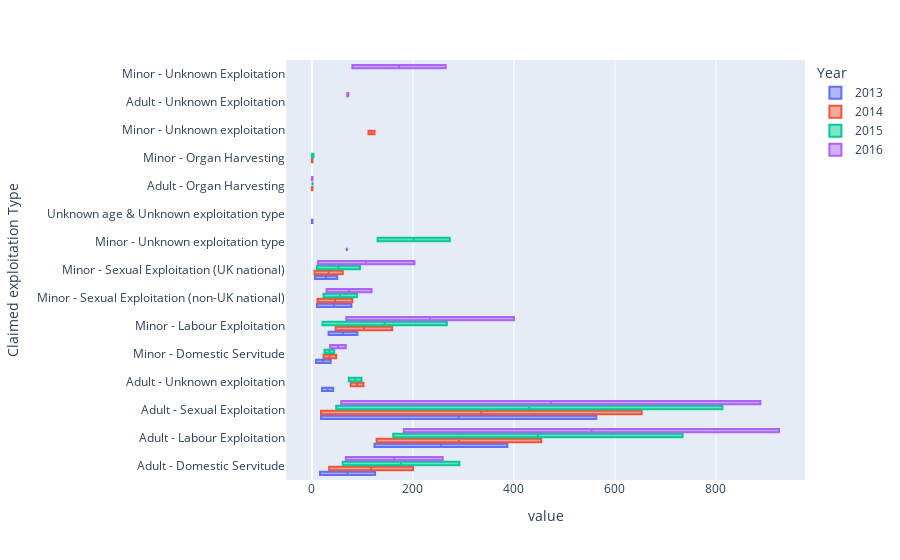

Here is the notebook cell this chart was saved with:
### Code cell
uk_2013 = pd.read_csv('../input/uk-human-trafficking-data/2013_exploitation_type.csv')
uk_2014 = pd.read_csv('../input/uk-human-trafficking-data/2014_exploitation_type.csv')
uk_2015 = pd.read_csv('../input/uk-human-trafficking-data/2015_exploitation_type.csv')
uk_2016 = pd.read_csv('../input/uk-human-trafficking-data/2016_exploitation_type.csv')
uk_2016.rename( columns={'Claimed Exploitation Type':'Claimed exploitation Type'} , inplace=True)
uk_2016.rename( columns={'Trans- gender':'Transgender'} , inplace=True)
uk_2015.rename( columns={'Transsexual':'Transgender'} , inplace=True)

uk_2013['Year']=2013
uk_2014['Year']=2014
uk_2015['Year']=2015
uk_2016['Year']=2016

df=pd.concat( [uk_2013.loc[:9,:],uk_2014.loc[:10,:],uk_2015.loc[:10,:],uk_2016.loc[:9,:] ] )

px.box( df, x=['Female','Male'], color='Year', y='Claimed exploitation Type' )

### Figure 1 — Plotly figure (JSON) as saved in the notebook; plotly's stock layout.template omitted (floating-point values rounded to 4 significant figures)
{"data": [{"alignmentgroup": "True", "hovertemplate": "Year=2013<br>value=%{x}<br>Claimed exploitation Type=%{y}<extra></extra>", "legendgroup": "2013", "marker": {"color": "#636efa"}, "name": "2013", "notched": false, "offsetgroup": "2013", "orientation": "h", "showlegend": true, "x": [125, 124, 563, 42, 37, 33, 78, 50, 69, 1, 16, 387, 18, 20, 8, 90, 10, 6, 69, 0], "x0": " ", "xaxis": "x", "y": ["Adult - Domestic Servitude", "Adult - Labour Exploitation", "Adult - Sexual Exploitation", "Adult - Unknown exploitation", "Minor - Domestic Servitude", "Minor - Labour Exploitation", "Minor - Sexual Exploitation (non-UK national)", "Minor - Sexual Exploitation (UK national)", "Minor - Unknown exploitation type", "Unknown age & Unknown exploitation type", "Adult - Domestic Servitude", "Adult - Labour Exploitation", "Adult - Sexual Exploitation", "Adult - Unknown exploitation", "Minor - Domestic Servitude", "Minor - Labour Exploitation", "Minor - Sexual Exploitation (non-UK national)", "Minor - Sexual Exploitation (UK national)", "Minor - Unknown exploitation type", "Unknown age & Unknown exploitation type"], "y0": " ", "yaxis": "y", "type": "box"}, {"alignmentgroup": "True", "hovertemplate": "Year=2014<br>value=%{x}<br>Claimed exploitation Type=%{y}<extra></extra>", "legendgroup": "2014", "marker": {"color": "#EF553B"}, "name": "2014", "notched": false, "offsetgroup": "2014", "orientation": "h", "showlegend": true, "x": [200, 128, 1, 653, 102, 48, 47, 0, 80, 61, 112, 34, 454, 0, 18, 77, 23, 159, 1, 11, 5, 124], "x0": " ", "xaxis": "x", "y": ["Adult - Domestic Servitude", "Adult - Labour Exploitation", "Adult - Organ Harvesting", "Adult - Sexual Exploitation", "Adult - Unknown exploitation", "Minor - Domestic Servitude", "Minor - Labour Exploitation", "Minor - Organ Harvesting", "Minor - Sexual Exploitation (non-UK national)", "Minor - Sexual Exploitation (UK national)", "Minor - Unknown exploitation", "Adult - Domestic Servitude", "Adult - Labour Exploitation", "Adult - Organ Harvesting", "Adult - Sexual Exploitation", "Adult - Unknown exploitation", "Minor - Domestic Servitude", "Minor - Labour Exploitation", "Minor - Organ Harvesting", "Minor - Sexual Exploitation (non-UK national)", "Minor - Sexual Exploitation (UK national)", "Minor - Unknown exploitation"], "y0": " ", "yaxis": "y", "type": "box"}, {"alignmentgroup": "True", "hovertemplate": "Year=2015<br>value=%{x}<br>Claimed exploitation Type=%{y}<extra></extra>", "legendgroup": "2015", "marker": {"color": "#00cc96"}, "name": "2015", "notched": false, "offsetgroup": "2015", "orientation": "h", "showlegend": true, "x": [292, 161, 1, 813, 98, 44, 21, 0, 89, 95, 130, 61, 734, 1, 48, 73, 25, 267, 3, 23, 10, 273], "x0": " ", "xaxis": "x", "y": ["Adult - Domestic Servitude", "Adult - Labour Exploitation", "Adult - Organ Harvesting", "Adult - Sexual Exploitation", "Adult - Unknown exploitation", "Minor - Domestic Servitude", "Minor - Labour Exploitation", "Minor - Organ Harvesting", "Minor - Sexual Exploitation (non-UK national)", "Minor - Sexual Exploitation (UK national)", "Minor - Unknown exploitation type", "Adult - Domestic Servitude", "Adult - Labour Exploitation", "Adult - Organ Harvesting", "Adult - Sexual Exploitation", "Adult - Unknown exploitation", "Minor - Domestic Servitude", "Minor - Labour Exploitation", "Minor - Organ Harvesting", "Minor - Sexual Exploitation (non-UK national)", "Minor - Sexual Exploitation (UK national)", "Minor - Unknown exploitation type"], "y0": " ", "yaxis": "y", "type": "box"}, {"alignmentgroup": "True", "hovertemplate": "Year=2016<br>value=%{x}<br>Claimed exploitation Type=%{y}<extra></extra>", "legendgroup": "2016", "marker": {"color": "#ab63fa"}, "name": "2016", "notched": false, "offsetgroup": "2016", "orientation": "h", "showlegend": true, "x": [259, 182, 1, 888, 70, 67, 68, 118, 203, 80, 67, 925, 0, 58, 72, 36, 400, 29, 12, 265], "x0": " ", "xaxis": "x", "y": ["Adult - Domestic Servitude", "Adult - Labour Exploitation", "Adult - Organ Harvesting", "Adult - Sexual Exploitation", "Adult - Unknown Exploitation", "Minor - Domestic Servitude", "Minor - Labour Exploitation", "Minor - Sexual Exploitation (non-UK national)", "Minor - Sexual Exploitation (UK national)", "Minor - Unknown Exploitation", "Adult - Domestic Servitude", "Adult - Labour Exploitation", "Adult - Organ Harvesting", "Adult - Sexual Exploitation", "Adult - Unknown Exploitation", "Minor - Domestic Servitude", "Minor - Labour Exploitation", "Minor - Sexual Exploitation (non-UK national)", "Minor - Sexual Exploitation (UK national)", "Minor - Unknown Exploitation"], "y0": " ", "yaxis": "y", "type": "box"}], "layout": {"xaxis": {"anchor": "y", "domain": [0, 1], "title": {"text": "value"}, "type": "linear", "range": [-51.39, 976.4], "autorange": true}, "yaxis": {"anchor": "x", "domain": [0, 1], "title": {"text": "Claimed exploitation Type"}, "type": "category", "range": [-0.5, 14.5], "autorange": true}, "legend": {"title": {"text": "Year"}, "tracegroupgap": 0}, "margin": {"t": 60}, "boxmode": "group", "autosize": true}}
